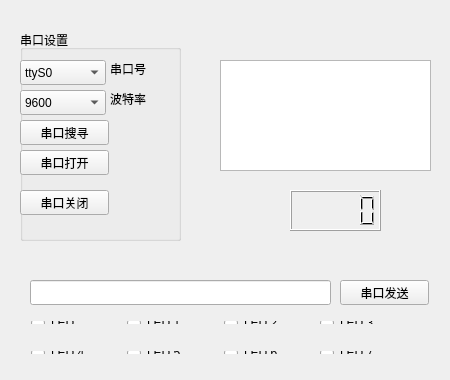
<?xml version="1.0" encoding="UTF-8"?>
<ui version="4.0">
 <class>Widget</class>
 <widget class="QWidget" name="Widget">
  <property name="geometry">
   <rect>
    <x>0</x>
    <y>0</y>
    <width>450</width>
    <height>380</height>
   </rect>
  </property>
  <property name="maximumSize">
   <size>
    <width>450</width>
    <height>380</height>
   </size>
  </property>
  <property name="windowTitle">
   <string>Hello Qt</string>
  </property>
  <property name="windowOpacity">
   <double>1.000000000000000</double>
  </property>
  <widget class="QPushButton" name="uart_send">
   <property name="enabled">
    <bool>true</bool>
   </property>
   <property name="geometry">
    <rect>
     <x>340</x>
     <y>280</y>
     <width>89</width>
     <height>25</height>
    </rect>
   </property>
   <property name="text">
    <string>串口发送</string>
   </property>
  </widget>
  <widget class="QLineEdit" name="uart_sendbox">
   <property name="enabled">
    <bool>true</bool>
   </property>
   <property name="geometry">
    <rect>
     <x>30</x>
     <y>280</y>
     <width>301</width>
     <height>25</height>
    </rect>
   </property>
  </widget>
  <widget class="QGroupBox" name="uartBox">
   <property name="geometry">
    <rect>
     <x>20</x>
     <y>30</y>
     <width>161</width>
     <height>211</height>
    </rect>
   </property>
   <property name="title">
    <string>串口设置</string>
   </property>
   <widget class="QComboBox" name="uart_num">
    <property name="geometry">
     <rect>
      <x>0</x>
      <y>30</y>
      <width>86</width>
      <height>25</height>
     </rect>
    </property>
    <item>
     <property name="text">
      <string>ttyS0</string>
     </property>
    </item>
   </widget>
   <widget class="QPushButton" name="uart_open">
    <property name="geometry">
     <rect>
      <x>0</x>
      <y>120</y>
      <width>89</width>
      <height>25</height>
     </rect>
    </property>
    <property name="text">
     <string>串口打开</string>
    </property>
   </widget>
   <widget class="QPushButton" name="uart_close">
    <property name="geometry">
     <rect>
      <x>0</x>
      <y>160</y>
      <width>89</width>
      <height>25</height>
     </rect>
    </property>
    <property name="text">
     <string>串口关闭</string>
    </property>
   </widget>
   <widget class="QLabel" name="label">
    <property name="geometry">
     <rect>
      <x>90</x>
      <y>30</y>
      <width>67</width>
      <height>17</height>
     </rect>
    </property>
    <property name="text">
     <string>串口号</string>
    </property>
   </widget>
   <widget class="QComboBox" name="uart_baud">
    <property name="geometry">
     <rect>
      <x>0</x>
      <y>60</y>
      <width>86</width>
      <height>25</height>
     </rect>
    </property>
    <item>
     <property name="text">
      <string>9600</string>
     </property>
    </item>
    <item>
     <property name="text">
      <string>19200</string>
     </property>
    </item>
    <item>
     <property name="text">
      <string>115200</string>
     </property>
    </item>
   </widget>
   <widget class="QLabel" name="label_2">
    <property name="geometry">
     <rect>
      <x>90</x>
      <y>60</y>
      <width>67</width>
      <height>17</height>
     </rect>
    </property>
    <property name="text">
     <string>波特率</string>
    </property>
   </widget>
   <widget class="QPushButton" name="uart_search">
    <property name="geometry">
     <rect>
      <x>0</x>
      <y>90</y>
      <width>89</width>
      <height>25</height>
     </rect>
    </property>
    <property name="text">
     <string>串口搜寻</string>
    </property>
   </widget>
  </widget>
  <widget class="QTextEdit" name="receive_box">
   <property name="geometry">
    <rect>
     <x>220</x>
     <y>60</y>
     <width>211</width>
     <height>111</height>
    </rect>
   </property>
  </widget>
  <widget class="QLCDNumber" name="lcdNumber">
   <property name="geometry">
    <rect>
     <x>290</x>
     <y>190</y>
     <width>91</width>
     <height>41</height>
    </rect>
   </property>
  </widget>
  <widget class="QWidget" name="">
   <property name="geometry">
    <rect>
     <x>20</x>
     <y>310</y>
     <width>401</width>
     <height>25</height>
    </rect>
   </property>
   <layout class="QHBoxLayout" name="horizontalLayout">
    <item>
     <widget class="QRadioButton" name="LED">
      <property name="text">
       <string>LED</string>
      </property>
     </widget>
    </item>
    <item>
     <widget class="QRadioButton" name="LED_1">
      <property name="text">
       <string>LED 1</string>
      </property>
     </widget>
    </item>
    <item>
     <widget class="QRadioButton" name="LED_2">
      <property name="text">
       <string>LED 2</string>
      </property>
     </widget>
    </item>
    <item>
     <widget class="QRadioButton" name="LED_3">
      <property name="text">
       <string>LED 3</string>
      </property>
     </widget>
    </item>
   </layout>
  </widget>
  <widget class="QWidget" name="">
   <property name="geometry">
    <rect>
     <x>20</x>
     <y>340</y>
     <width>401</width>
     <height>25</height>
    </rect>
   </property>
   <layout class="QHBoxLayout" name="horizontalLayout_2">
    <item>
     <widget class="QRadioButton" name="LED_4">
      <property name="text">
       <string>LED 4</string>
      </property>
     </widget>
    </item>
    <item>
     <widget class="QRadioButton" name="LED_5">
      <property name="text">
       <string>LED 5</string>
      </property>
     </widget>
    </item>
    <item>
     <widget class="QRadioButton" name="LED_6">
      <property name="text">
       <string>LED 6</string>
      </property>
     </widget>
    </item>
    <item>
     <widget class="QRadioButton" name="LED_7">
      <property name="text">
       <string>LED 7</string>
      </property>
     </widget>
    </item>
   </layout>
  </widget>
 </widget>
 <layoutdefault spacing="6" margin="11"/>
 <resources/>
 <connections/>
</ui>
